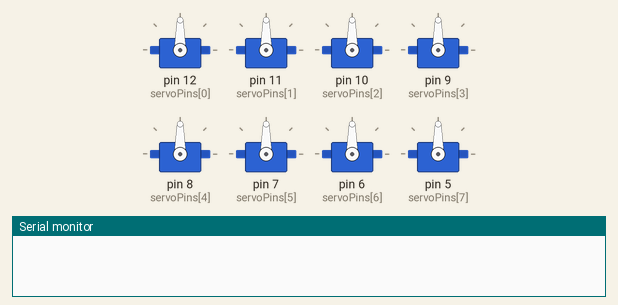
The sketch below on a simulated Arduino Uno, built with avr-gcc and run on an emulated ATmega328P. Shown: 8 × servo, the last lines printed to the serial monitor.

Above: at 0.1 s.
At 1.15 s:
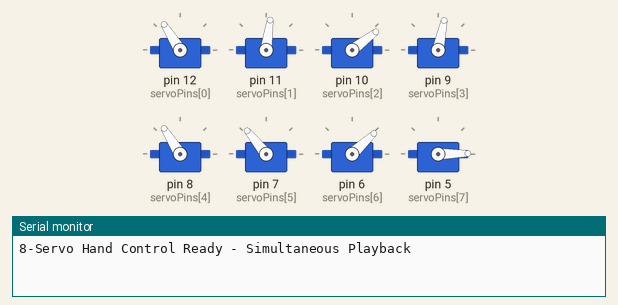
At 5.96 s:
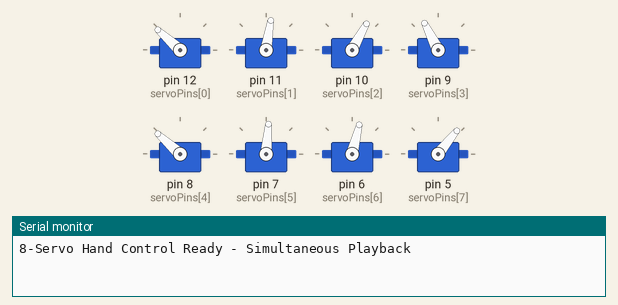
At 10.76 s:
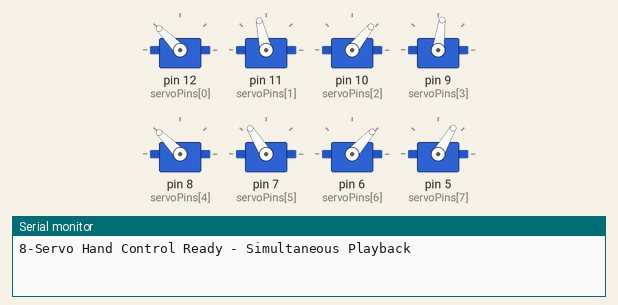
At 20.38 s:
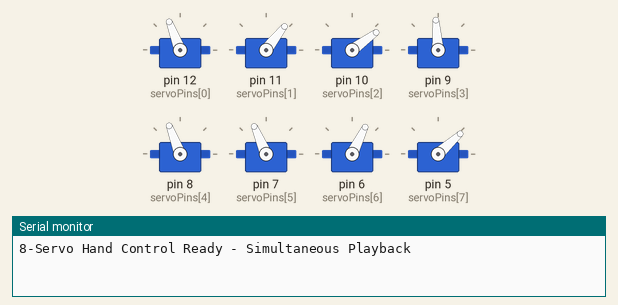
At 39.6 s:
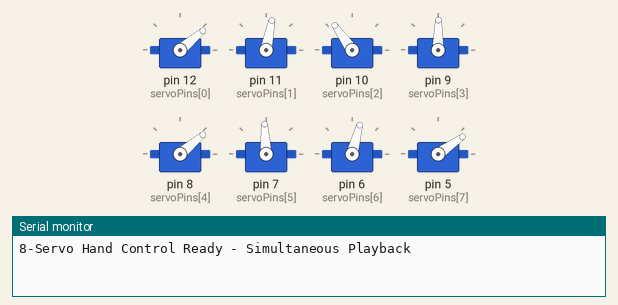
Timing chart, 0 to 40.0 s (numbered marks = the images above):
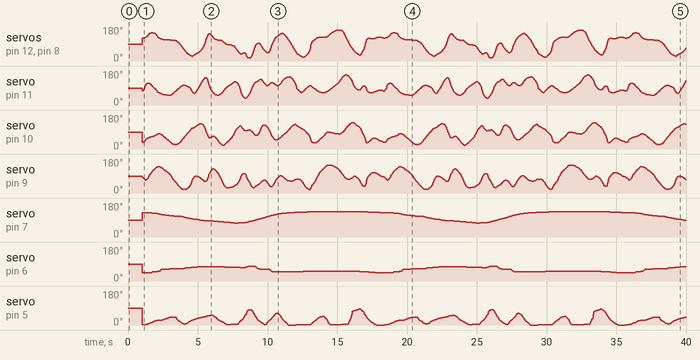

The sketch:

hand_movements_20260103_153206.ino
```cpp
/*
 * 8-Servo Hand Control - Generated Movement Code (SIMULTANEOUS PLAYBACK)
 * Generated: 2026-01-03 15:32:06
 * Layers: 4
 * Original Frames Recorded: 7720
 * Loop Duration: 25.99s (recorded) / 17.33s (at 1.5x speed)
 * Playback Speed: 1.5x
 *
 * Hardware: 5 Finger Servos + 3 Arm Servos
 * Fingers: Thumb, Index, Middle, Ring, Pinky
 * Arm: Shoulder, Elbow, Wrist
 *
 * Pin Mapping (reversed order):
 * Pin 12 -> Thumb (servo 0)
 * Pin 11 -> Index (servo 1)
 * Pin 10 -> Middle (servo 2)
 * Pin 9  -> Ring (servo 3)
 * Pin 8  -> Pinky (servo 4)
 * Pin 7  -> Shoulder (servo 5)
 * Pin 6  -> Elbow (servo 6)
 * Pin 5  -> Wrist (servo 7)
 */

#include <Servo.h>

// Servo objects
Servo servo[8];
int servoPins[8] = {12, 11, 10, 9, 8, 7, 6, 5};

// Timing
unsigned long loopStartTime;
unsigned long loopDuration = 17326; // milliseconds (adjusted for 1.5x speed)

// Layer data structures

// Layer 1: Layer_1 (manual mode) - 40 keyframes
const int layer1_count = 40;
const unsigned long layer1_times[] PROGMEM = {14, 1001, 1134, 1301, 1551, 1757, 2259, 2828, 3022, 3212, 3406, 3645, 3990, 4174, 4501, 5345, 5694, 6154, 6622, 7431, 7612, 7693, 7968, 8074, 8203, 8333, 8560, 8690, 8826, 8981, 9113, 9244, 9423, 9604, 9791, 10110, 10480, 11766, 11944, 17310};
const int layer1_servo5[] PROGMEM = {129, 126, 123, 120, 117, 114, 111, 108, 104, 101, 98, 95, 92, 89, 86, 83, 80, 77, 74, 77, 80, 83, 86, 89, 92, 95, 98, 101, 104, 108, 111, 114, 117, 120, 123, 126, 129, 132, 135, 136};
int layer1_index = 0;

// Layer 2: Layer_2 (manual mode) - 28 keyframes
const int layer2_count = 28;
const unsigned long layer2_times[] PROGMEM = {1, 700, 743, 1262, 1302, 1336, 1425, 2968, 3072, 3681, 4071, 6848, 7212, 7434, 7549, 7688, 8123, 8172, 8234, 8311, 8427, 9124, 9180, 9224, 9288, 9386, 11564, 17305};
const int layer2_servo6[] PROGMEM = {43, 46, 49, 52, 56, 60, 63, 66, 69, 73, 76, 73, 69, 73, 76, 79, 76, 73, 69, 66, 63, 60, 57, 54, 51, 48, 51, 52};
int layer2_index = 0;

// Layer 3: Layer_4 (cursor mode) - 237 keyframes
const int layer3_count = 237;
const unsigned long layer3_times[] PROGMEM = {5, 101, 171, 241, 313, 387, 461, 531, 609, 679, 758, 847, 941, 1012, 1081, 1154, 1274, 1425, 1507, 1577, 1683, 1770, 1858, 1932, 2001, 2071, 2140, 2214, 2283, 2353, 2431, 2499, 2572, 2644, 2713, 2787, 2861, 2936, 3004, 3074, 3142, 3218, 3286, 3370, 3444, 3514, 3583, 3657, 3727, 3812, 3879, 3949, 4016, 4088, 4157, 4226, 4296, 4369, 4438, 4508, 4578, 4652, 4720, 4790, 4859, 4930, 4998, 5067, 5141, 5220, 5289, 5358, 5428, 5496, 5567, 5636, 5704, 5775, 5848, 5918, 5988, 6071, 6143, 6214, 6293, 6367, 6441, 6510, 6579, 6649, 6718, 6788, 6856, 6927, 6996, 7063, 7130, 7204, 7273, 7347, 7430, 7500, 7572, 7648, 7717, 7787, 7855, 7925, 7995, 8064, 8138, 8212, 8330, 8402, 8471, 8545, 8615, 8683, 8753, 8824, 8891, 8961, 9030, 9099, 9167, 9234, 9304, 9372, 9442, 9511, 9581, 9650, 9727, 9799, 9885, 9956, 10025, 10095, 10163, 10233, 10311, 10387, 10454, 10524, 10598, 10668, 10737, 10806, 10876, 10945, 11015, 11084, 11153, 11233, 11306, 11378, 11449, 11519, 11588, 11662, 11736, 11814, 11888, 11958, 12032, 12106, 12176, 12244, 12317, 12389, 12463, 12531, 12600, 12670, 12740, 12809, 12878, 12966, 13041, 13109, 13179, 13253, 13364, 13443, 13543, 13623, 13718, 13799, 13873, 13971, 14073, 14141, 14215, 14286, 14355, 14424, 14493, 14567, 14636, 14704, 14775, 14849, 14919, 14988, 15057, 15124, 15191, 15261, 15330, 15436, 15506, 15575, 15645, 15714, 15783, 15853, 15927, 16001, 16070, 16140, 16210, 16279, 16346, 16418, 16487, 16556, 16625, 16719, 16787, 16861, 16936, 17005, 17074, 17144, 17212, 17284, 17314};
const int layer3_servo0[] PROGMEM = {121, 122, 123, 125, 129, 133, 138, 146, 148, 150, 149, 147, 145, 140, 131, 125, 119, 114, 113, 113, 113, 112, 112, 112, 111, 110, 110, 109, 109, 108, 106, 103, 100, 96, 89, 84, 75, 68, 61, 54, 48, 40, 37, 34, 30, 27, 25, 28, 32, 36, 39, 41, 44, 48, 52, 58, 64, 72, 82, 94, 113, 127, 138, 144, 143, 139, 133, 127, 121, 116, 113, 112, 111, 111, 111, 110, 108, 103, 99, 95, 91, 88, 87, 86, 86, 84, 84, 81, 79, 74, 66, 59, 53, 46, 41, 37, 39, 40, 43, 43, 38, 24, 18, 16, 15, 18, 26, 38, 52, 69, 84, 91, 95, 95, 88, 79, 70, 63, 57, 52, 47, 43, 44, 48, 56, 72, 86, 96, 108, 118, 124, 129, 133, 137, 142, 145, 146, 145, 141, 136, 131, 124, 117, 110, 101, 92, 83, 74, 66, 59, 51, 39, 36, 33, 29, 25, 22, 21, 21, 23, 27, 33, 38, 47, 57, 87, 101, 106, 111, 114, 118, 122, 123, 125, 126, 126, 126, 125, 125, 126, 126, 129, 135, 140, 146, 151, 155, 158, 161, 163, 164, 164, 164, 162, 158, 154, 146, 133, 121, 111, 103, 93, 82, 75, 67, 58, 53, 50, 43, 38, 35, 32, 30, 31, 40, 46, 57, 80, 108, 118, 120, 120, 120, 118, 116, 115, 116, 122, 129, 138, 151, 158, 164, 168, 169, 168, 166};
const int layer3_servo1[] PROGMEM = {74, 79, 88, 106, 112, 114, 114, 113, 111, 104, 97, 91, 86, 80, 72, 67, 62, 57, 55, 53, 53, 52, 52, 52, 52, 53, 57, 61, 65, 70, 75, 81, 86, 90, 95, 99, 102, 104, 104, 103, 101, 98, 96, 94, 90, 82, 71, 64, 61, 62, 72, 80, 88, 96, 105, 116, 124, 132, 139, 144, 145, 140, 129, 107, 94, 83, 73, 67, 62, 56, 53, 52, 51, 52, 56, 59, 63, 69, 75, 84, 89, 94, 99, 103, 107, 110, 113, 118, 121, 124, 122, 118, 114, 104, 94, 75, 59, 49, 42, 37, 36, 39, 47, 53, 61, 72, 85, 97, 107, 115, 121, 123, 128, 134, 137, 136, 130, 122, 117, 110, 105, 101, 104, 107, 113, 118, 119, 118, 114, 109, 106, 103, 103, 105, 110, 116, 125, 132, 138, 142, 144, 146, 148, 149, 148, 145, 140, 134, 127, 118, 108, 88, 82, 77, 71, 66, 67, 71, 75, 81, 87, 92, 96, 100, 103, 102, 96, 92, 89, 85, 83, 76, 73, 70, 68, 67, 66, 65, 65, 67, 68, 71, 76, 81, 86, 91, 96, 101, 107, 112, 118, 124, 133, 141, 147, 152, 156, 159, 159, 157, 155, 149, 142, 135, 126, 111, 101, 94, 87, 82, 80, 80, 83, 89, 100, 104, 108, 108, 92, 73, 68, 63, 60, 58, 58, 59, 63, 68, 73, 80, 91, 99, 110, 123, 133, 142, 145};
const int layer3_servo2[] PROGMEM = {37, 37, 39, 49, 54, 57, 59, 63, 64, 65, 67, 69, 71, 75, 79, 81, 79, 74, 69, 63, 58, 52, 48, 43, 38, 34, 28, 25, 24, 23, 24, 25, 27, 30, 35, 41, 49, 55, 61, 68, 74, 82, 87, 93, 98, 105, 110, 112, 114, 116, 122, 126, 129, 131, 134, 133, 131, 128, 120, 111, 95, 81, 70, 60, 59, 61, 64, 67, 68, 64, 58, 52, 47, 40, 32, 27, 23, 19, 20, 25, 29, 34, 39, 45, 51, 56, 61, 70, 79, 89, 99, 106, 112, 118, 122, 122, 116, 108, 102, 97, 96, 97, 100, 101, 100, 98, 94, 89, 83, 76, 73, 72, 78, 89, 101, 115, 124, 127, 126, 125, 121, 116, 110, 101, 93, 79, 68, 61, 54, 50, 48, 49, 50, 54, 59, 63, 69, 73, 78, 82, 85, 91, 96, 102, 109, 115, 121, 125, 127, 130, 129, 122, 120, 118, 114, 110, 106, 105, 101, 96, 91, 85, 79, 73, 64, 44, 36, 34, 33, 33, 34, 37, 40, 45, 51, 56, 60, 65, 71, 77, 83, 88, 90, 88, 87, 85, 84, 82, 81, 80, 79, 80, 82, 84, 88, 92, 97, 105, 113, 119, 124, 129, 134, 138, 139, 139, 137, 135, 128, 123, 120, 116, 112, 106, 94, 87, 76, 54, 34, 33, 37, 44, 51, 61, 74, 82, 90, 93, 93, 92, 89, 85, 84, 84, 85, 88, 89};
const int layer3_servo3[] PROGMEM = {85, 79, 75, 68, 71, 76, 83, 96, 101, 110, 119, 124, 129, 135, 139, 139, 137, 132, 127, 122, 117, 113, 107, 102, 97, 91, 81, 73, 67, 61, 55, 48, 41, 36, 30, 26, 21, 20, 19, 19, 20, 24, 28, 33, 39, 49, 65, 77, 85, 90, 89, 88, 86, 83, 81, 76, 72, 68, 63, 61, 62, 68, 78, 97, 107, 116, 124, 128, 127, 123, 117, 113, 106, 99, 87, 78, 67, 54, 44, 36, 31, 28, 28, 29, 30, 30, 31, 33, 36, 40, 43, 47, 51, 60, 68, 84, 95, 100, 103, 103, 98, 82, 71, 64, 54, 44, 34, 29, 28, 30, 36, 40, 44, 49, 53, 59, 64, 67, 67, 67, 63, 58, 50, 42, 36, 33, 36, 40, 48, 58, 67, 75, 80, 86, 91, 92, 90, 87, 81, 76, 72, 68, 65, 64, 63, 63, 64, 65, 67, 71, 73, 73, 73, 73, 71, 68, 61, 56, 47, 38, 31, 25, 22, 19, 18, 28, 41, 47, 54, 61, 70, 82, 90, 100, 109, 115, 120, 126, 131, 136, 141, 146, 148, 148, 147, 145, 142, 139, 136, 131, 125, 120, 113, 106, 99, 94, 87, 79, 75, 73, 72, 73, 75, 78, 81, 86, 90, 90, 85, 80, 75, 68, 59, 48, 34, 30, 25, 27, 50, 79, 89, 101, 110, 122, 132, 138, 144, 147, 149, 151, 149, 144, 138, 129, 122, 114, 110};
const int layer3_servo4[] PROGMEM = {121, 122, 123, 125, 129, 133, 138, 146, 148, 150, 149, 147, 145, 140, 131, 125, 119, 114, 113, 113, 113, 112, 112, 112, 111, 110, 110, 109, 109, 108, 106, 103, 100, 96, 89, 84, 75, 68, 61, 54, 48, 40, 37, 34, 30, 27, 25, 28, 32, 36, 39, 41, 44, 48, 52, 58, 64, 72, 82, 94, 113, 127, 138, 144, 143, 139, 133, 127, 121, 116, 113, 112, 111, 111, 111, 110, 108, 103, 99, 95, 91, 88, 87, 86, 86, 84, 84, 81, 79, 74, 66, 59, 53, 46, 41, 37, 39, 40, 43, 43, 38, 24, 18, 16, 15, 18, 26, 38, 52, 69, 84, 91, 95, 95, 88, 79, 70, 63, 57, 52, 47, 43, 44, 48, 56, 72, 86, 96, 108, 118, 124, 129, 133, 137, 142, 145, 146, 145, 141, 136, 131, 124, 117, 110, 101, 92, 83, 74, 66, 59, 51, 39, 36, 33, 29, 25, 22, 21, 21, 23, 27, 33, 38, 47, 57, 87, 101, 106, 111, 114, 118, 122, 123, 125, 126, 126, 126, 125, 125, 126, 126, 129, 135, 140, 146, 151, 155, 158, 161, 163, 164, 164, 164, 162, 158, 154, 146, 133, 121, 111, 103, 93, 82, 75, 67, 58, 53, 50, 43, 38, 35, 32, 30, 31, 40, 46, 57, 80, 108, 118, 120, 120, 120, 118, 116, 115, 116, 122, 129, 138, 151, 158, 164, 168, 169, 168, 166};
int layer3_index = 0;

// Layer 4: Layer_4 (manual mode) - 194 keyframes
const int layer4_count = 194;
const unsigned long layer4_times[] PROGMEM = {6, 401, 447, 509, 718, 752, 858, 910, 1404, 1530, 1660, 1793, 1904, 2044, 2437, 2479, 2520, 2562, 2632, 2738, 2788, 2826, 2875, 3041, 3242, 3283, 3325, 3366, 3421, 3543, 3621, 3731, 3875, 3997, 4241, 4438, 4588, 4717, 4985, 5123, 5165, 5239, 5296, 5352, 5388, 5426, 5489, 5572, 5639, 5706, 5801, 5868, 5939, 5998, 6067, 6885, 6922, 6959, 7001, 7038, 7079, 7144, 7200, 7236, 7272, 7306, 7342, 7375, 7417, 7468, 7502, 7536, 7646, 7700, 7846, 7889, 7924, 7962, 8004, 8041, 8078, 8115, 8157, 8198, 8233, 8268, 8304, 8346, 8392, 8464, 8522, 8586, 8646, 8710, 8762, 8911, 8953, 8989, 9026, 9068, 9119, 9175, 9225, 9272, 9306, 9350, 9385, 9424, 9461, 9501, 9547, 9625, 9779, 9817, 9863, 9905, 9939, 9984, 10034, 10071, 10113, 10150, 10203, 10250, 10308, 10366, 10409, 10445, 10491, 12083, 12124, 12181, 12224, 12272, 12328, 12379, 12425, 12485, 12540, 12577, 12637, 12729, 12818, 12980, 13086, 13122, 13178, 13216, 13252, 13289, 13325, 13359, 13411, 13451, 13498, 14731, 14787, 14826, 14864, 14897, 14931, 14991, 15029, 15067, 15255, 15403, 15503, 15565, 15856, 15898, 15934, 15979, 16017, 16059, 16093, 16129, 16169, 16203, 16240, 16281, 16318, 16369, 16410, 16453, 16489, 16526, 16572, 16614, 16648, 16685, 16720, 16757, 16795, 17308};
const int layer4_servo7[] PROGMEM = {1, 4, 7, 10, 13, 17, 20, 23, 26, 29, 32, 36, 39, 42, 39, 31, 28, 24, 21, 18, 14, 11, 8, 5, 9, 12, 15, 18, 21, 24, 27, 30, 33, 37, 40, 43, 46, 49, 52, 49, 45, 42, 39, 36, 32, 29, 26, 23, 20, 17, 14, 11, 8, 5, 2, 5, 11, 15, 18, 21, 24, 27, 30, 33, 38, 42, 45, 51, 54, 57, 68, 76, 79, 82, 79, 76, 72, 65, 62, 57, 53, 46, 43, 39, 33, 29, 26, 23, 20, 17, 14, 11, 8, 5, 2, 5, 11, 15, 18, 22, 25, 28, 31, 34, 38, 41, 44, 47, 50, 56, 59, 62, 59, 56, 53, 49, 45, 39, 36, 30, 27, 23, 19, 16, 13, 10, 7, 3, 0, 3, 6, 9, 12, 16, 19, 22, 25, 28, 31, 34, 38, 41, 44, 47, 43, 37, 34, 31, 28, 22, 16, 10, 7, 4, 1, 4, 7, 14, 21, 24, 33, 37, 57, 74, 77, 80, 83, 86, 83, 80, 72, 69, 66, 63, 59, 56, 52, 49, 46, 42, 39, 36, 32, 29, 26, 23, 19, 16, 13, 10, 7, 3, 0, 0};
int layer4_index = 0;

void setup() {
  Serial.begin(9600);

  // Attach servos
  for(int i = 0; i < 8; i++) {
    servo[i].attach(servoPins[i]);
    servo[i].write(90);
  }

  delay(1000);
  Serial.println("8-Servo Hand Control Ready - Simultaneous Playback");
  loopStartTime = millis();
}

void loop() {
  unsigned long elapsed = millis() - loopStartTime;

  // Smooth loop blending - last 10% of loop blends back to start
  unsigned long blendZone = loopDuration / 10;  // 10% blend zone
  bool isBlending = elapsed >= (loopDuration - blendZone);
  float blendFactor = 0.0;

  if(isBlending) {
    blendFactor = (float)(elapsed - (loopDuration - blendZone)) / (float)blendZone;
    blendFactor = constrain(blendFactor, 0.0, 1.0);
  }

  // Loop the sequence
  if(elapsed >= loopDuration) {
    loopStartTime = millis();
    elapsed = 0;
    layer1_index = 0;
    layer2_index = 0;
    layer3_index = 0;
    layer4_index = 0;
  }

  // Update layer 1 with interpolation
  if(layer1_index < layer1_count - 1) {
    unsigned long currentTime = pgm_read_dword(&layer1_times[layer1_index]);
    unsigned long nextTime = pgm_read_dword(&layer1_times[layer1_index + 1]);

    // Move to next keyframe if we've passed it
    if(elapsed >= nextTime) {
      layer1_index++;
    }

    // Interpolate between current and next keyframe
    if(layer1_index < layer1_count - 1 && elapsed >= currentTime) {
      currentTime = pgm_read_dword(&layer1_times[layer1_index]);
      nextTime = pgm_read_dword(&layer1_times[layer1_index + 1]);

      // Calculate interpolation factor (0.0 to 1.0)
      float factor = (float)(elapsed - currentTime) / (float)(nextTime - currentTime);
      factor = constrain(factor, 0.0, 1.0);

      // Interpolate Shoulder
      int curr5 = pgm_read_word(&layer1_servo5[layer1_index]);
      int next5 = pgm_read_word(&layer1_servo5[layer1_index + 1]);
      int start5 = pgm_read_word(&layer1_servo5[0]);

      if(curr5 != -1 && next5 != -1) {
        int interpolated = curr5 + (int)((next5 - curr5) * factor);

        // Apply blend zone for smooth looping
        if(isBlending && start5 != -1) {
          interpolated = interpolated * (1.0 - blendFactor) + start5 * blendFactor;
        }

        servo[5].write(interpolated);
      } else if(curr5 != -1) {
        int pos = curr5;

        // Apply blend zone for smooth looping
        if(isBlending && start5 != -1) {
          pos = pos * (1.0 - blendFactor) + start5 * blendFactor;
        }

        servo[5].write(pos);
      }
    }
  }

  // Update layer 2 with interpolation
  if(layer2_index < layer2_count - 1) {
    unsigned long currentTime = pgm_read_dword(&layer2_times[layer2_index]);
    unsigned long nextTime = pgm_read_dword(&layer2_times[layer2_index + 1]);

    // Move to next keyframe if we've passed it
    if(elapsed >= nextTime) {
      layer2_index++;
    }

    // Interpolate between current and next keyframe
    if(layer2_index < layer2_count - 1 && elapsed >= currentTime) {
      currentTime = pgm_read_dword(&layer2_times[layer2_index]);
      nextTime = pgm_read_dword(&layer2_times[layer2_index + 1]);

      // Calculate interpolation factor (0.0 to 1.0)
      float factor = (float)(elapsed - currentTime) / (float)(nextTime - currentTime);
      factor = constrain(factor, 0.0, 1.0);

      // Interpolate Elbow
      int curr6 = pgm_read_word(&layer2_servo6[layer2_index]);
      int next6 = pgm_read_word(&layer2_servo6[layer2_index + 1]);
      int start6 = pgm_read_word(&layer2_servo6[0]);

      if(curr6 != -1 && next6 != -1) {
        int interpolated = curr6 + (int)((next6 - curr6) * factor);

        // Apply blend zone for smooth looping
        if(isBlending && start6 != -1) {
          interpolated = interpolated * (1.0 - blendFactor) + start6 * blendFactor;
        }

        servo[6].write(interpolated);
      } else if(curr6 != -1) {
        int pos = curr6;

        // Apply blend zone for smooth looping
        if(isBlending && start6 != -1) {
          pos = pos * (1.0 - blendFactor) + start6 * blendFactor;
        }

        servo[6].write(pos);
      }
    }
  }

  // Update layer 3 with interpolation
  if(layer3_index < layer3_count - 1) {
    unsigned long currentTime = pgm_read_dword(&layer3_times[layer3_index]);
    unsigned long nextTime = pgm_read_dword(&layer3_times[layer3_index + 1]);

    // Move to next keyframe if we've passed it
    if(elapsed >= nextTime) {
      layer3_index++;
    }

    // Interpolate between current and next keyframe
    if(layer3_index < layer3_count - 1 && elapsed >= currentTime) {
      currentTime = pgm_read_dword(&layer3_times[layer3_index]);
      nextTime = pgm_read_dword(&layer3_times[layer3_index + 1]);

      // Calculate interpolation factor (0.0 to 1.0)
      float factor = (float)(elapsed - currentTime) / (float)(nextTime - currentTime);
      factor = constrain(factor, 0.0, 1.0);

      // Interpolate Thumb
      int curr0 = pgm_read_word(&layer3_servo0[layer3_index]);
      int next0 = pgm_read_word(&layer3_servo0[layer3_index + 1]);
      int start0 = pgm_read_word(&layer3_servo0[0]);

      if(curr0 != -1 && next0 != -1) {
        int interpolated = curr0 + (int)((next0 - curr0) * factor);

        // Apply blend zone for smooth looping
        if(isBlending && start0 != -1) {
          interpolated = interpolated * (1.0 - blendFactor) + start0 * blendFactor;
        }

        servo[0].write(interpolated);
      } else if(curr0 != -1) {
        int pos = curr0;

        // Apply blend zone for smooth looping
        if(isBlending && start0 != -1) {
          pos = pos * (1.0 - blendFactor) + start0 * blendFactor;
        }

        servo[0].write(pos);
      }
      // Interpolate Index
      int curr1 = pgm_read_word(&layer3_servo1[layer3_index]);
      int next1 = pgm_read_word(&layer3_servo1[layer3_index + 1]);
      int start1 = pgm_read_word(&layer3_servo1[0]);

      if(curr1 != -1 && next1 != -1) {
        int interpolated = curr1 + (int)((next1 - curr1) * factor);

        // Apply blend zone for smooth looping
        if(isBlending && start1 != -1) {
          interpolated = interpolated * (1.0 - blendFactor) + start1 * blendFactor;
        }

        servo[1].write(interpolated);
      } else if(curr1 != -1) {
        int pos = curr1;

        // Apply blend zone for smooth looping
        if(isBlending && start1 != -1) {
          pos = pos * (1.0 - blendFactor) + start1 * blendFactor;
        }

        servo[1].write(pos);
      }
      // Interpolate Middle
      int curr2 = pgm_read_word(&layer3_servo2[layer3_index]);
      int next2 = pgm_read_word(&layer3_servo2[layer3_index + 1]);
      int start2 = pgm_read_word(&layer3_servo2[0]);

      if(curr2 != -1 && next2 != -1) {
        int interpolated = curr2 + (int)((next2 - curr2) * factor);

        // Apply blend zone for smooth looping
        if(isBlending && start2 != -1) {
          interpolated = interpolated * (1.0 - blendFactor) + start2 * blendFactor;
        }

        servo[2].write(interpolated);
      } else if(curr2 != -1) {
        int pos = curr2;

        // Apply blend zone for smooth looping
        if(isBlending && start2 != -1) {
          pos = pos * (1.0 - blendFactor) + start2 * blendFactor;
        }

        servo[2].write(pos);
      }
      // Interpolate Ring
      int curr3 = pgm_read_word(&layer3_servo3[layer3_index]);
      int next3 = pgm_read_word(&layer3_servo3[layer3_index + 1]);
      int start3 = pgm_read_word(&layer3_servo3[0]);

      if(curr3 != -1 && next3 != -1) {
        int interpolated = curr3 + (int)((next3 - curr3) * factor);

        // Apply blend zone for smooth looping
        if(isBlending && start3 != -1) {
          interpolated = interpolated * (1.0 - blendFactor) + start3 * blendFactor;
        }

        servo[3].write(interpolated);
      } else if(curr3 != -1) {
        int pos = curr3;

        // Apply blend zone for smooth looping
        if(isBlending && start3 != -1) {
          pos = pos * (1.0 - blendFactor) + start3 * blendFactor;
        }

        servo[3].write(pos);
      }
      // Interpolate Pinky
      int curr4 = pgm_read_word(&layer3_servo4[layer3_index]);
      int next4 = pgm_read_word(&layer3_servo4[layer3_index + 1]);
      int start4 = pgm_read_word(&layer3_servo4[0]);

      if(curr4 != -1 && next4 != -1) {
        int interpolated = curr4 + (int)((next4 - curr4) * factor);

        // Apply blend zone for smooth looping
        if(isBlending && start4 != -1) {
          interpolated = interpolated * (1.0 - blendFactor) + start4 * blendFactor;
        }

        servo[4].write(interpolated);
      } else if(curr4 != -1) {
        int pos = curr4;

        // Apply blend zone for smooth looping
        if(isBlending && start4 != -1) {
          pos = pos * (1.0 - blendFactor) + start4 * blendFactor;
        }

        servo[4].write(pos);
      }
    }
  }

  // Update layer 4 with interpolation
  if(layer4_index < layer4_count - 1) {
    unsigned long currentTime = pgm_read_dword(&layer4_times[layer4_index]);
    unsigned long nextTime = pgm_read_dword(&layer4_times[layer4_index + 1]);

    // Move to next keyframe if we've passed it
    if(elapsed >= nextTime) {
      layer4_index++;
    }

    // Interpolate between current and next keyframe
    if(layer4_index < layer4_count - 1 && elapsed >= currentTime) {
      currentTime = pgm_read_dword(&layer4_times[layer4_index]);
      nextTime = pgm_read_dword(&layer4_times[layer4_index + 1]);

      // Calculate interpolation factor (0.0 to 1.0)
      float factor = (float)(elapsed - currentTime) / (float)(nextTime - currentTime);
      factor = constrain(factor, 0.0, 1.0);

      // Interpolate Wrist
      int curr7 = pgm_read_word(&layer4_servo7[layer4_index]);
      int next7 = pgm_read_word(&layer4_servo7[layer4_index + 1]);
      int start7 = pgm_read_word(&layer4_servo7[0]);

      if(curr7 != -1 && next7 != -1) {
        int interpolated = curr7 + (int)((next7 - curr7) * factor);

        // Apply blend zone for smooth looping
        if(isBlending && start7 != -1) {
          interpolated = interpolated * (1.0 - blendFactor) + start7 * blendFactor;
        }

        servo[7].write(interpolated);
      } else if(curr7 != -1) {
        int pos = curr7;

        // Apply blend zone for smooth looping
        if(isBlending && start7 != -1) {
          pos = pos * (1.0 - blendFactor) + start7 * blendFactor;
        }

        servo[7].write(pos);
      }
    }
  }

  delay(5); // 200Hz update rate for smooth interpolation
}
```
